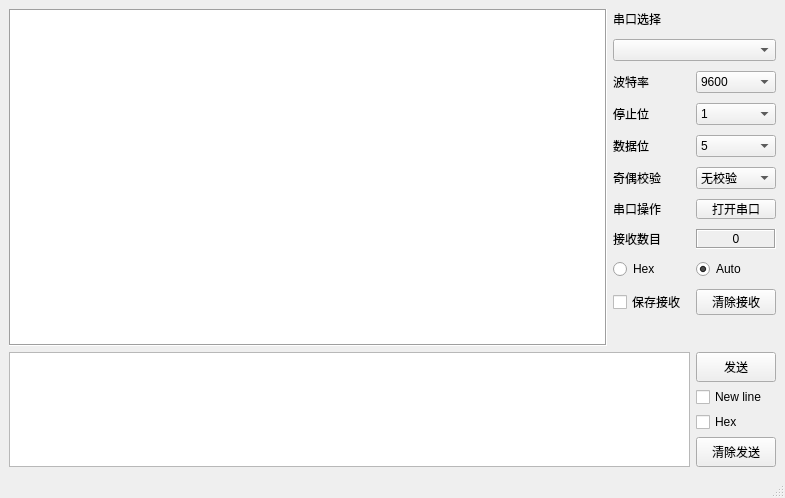
<?xml version="1.0" encoding="UTF-8"?>
<ui version="4.0">
 <class>MainWindow</class>
 <widget class="QMainWindow" name="MainWindow">
  <property name="geometry">
   <rect>
    <x>0</x>
    <y>0</y>
    <width>785</width>
    <height>498</height>
   </rect>
  </property>
  <property name="windowTitle">
   <string>串口调试助手</string>
  </property>
  <widget class="QWidget" name="centralwidget">
   <layout class="QVBoxLayout" name="verticalLayout_3">
    <item>
     <layout class="QVBoxLayout" name="verticalLayout">
      <item>
       <layout class="QGridLayout" name="gridLayout_2">
        <item row="0" column="1">
         <layout class="QGridLayout" name="gridLayout">
          <property name="sizeConstraint">
           <enum>QLayout::SetDefaultConstraint</enum>
          </property>
          <property name="topMargin">
           <number>0</number>
          </property>
          <property name="spacing">
           <number>10</number>
          </property>
          <item row="6" column="0">
           <widget class="QLabel" name="label_8">
            <property name="text">
             <string>串口操作</string>
            </property>
           </widget>
          </item>
          <item row="0" column="0">
           <widget class="QLabel" name="label">
            <property name="enabled">
             <bool>true</bool>
            </property>
            <property name="sizePolicy">
             <sizepolicy hsizetype="Fixed" vsizetype="Fixed">
              <horstretch>0</horstretch>
              <verstretch>0</verstretch>
             </sizepolicy>
            </property>
            <property name="minimumSize">
             <size>
              <width>0</width>
              <height>20</height>
             </size>
            </property>
            <property name="maximumSize">
             <size>
              <width>50</width>
              <height>20</height>
             </size>
            </property>
            <property name="midLineWidth">
             <number>0</number>
            </property>
            <property name="text">
             <string>串口选择</string>
            </property>
            <property name="alignment">
             <set>Qt::AlignLeading|Qt::AlignLeft|Qt::AlignVCenter</set>
            </property>
           </widget>
          </item>
          <item row="1" column="0" colspan="2">
           <widget class="MyComBox" name="com_comboBox">
            <property name="sizePolicy">
             <sizepolicy hsizetype="Fixed" vsizetype="Fixed">
              <horstretch>0</horstretch>
              <verstretch>0</verstretch>
             </sizepolicy>
            </property>
            <property name="minimumSize">
             <size>
              <width>80</width>
              <height>0</height>
             </size>
            </property>
            <property name="maximumSize">
             <size>
              <width>200</width>
              <height>16777215</height>
             </size>
            </property>
           </widget>
          </item>
          <item row="2" column="1">
           <widget class="QComboBox" name="baudrate_comboBox">
            <property name="sizePolicy">
             <sizepolicy hsizetype="Fixed" vsizetype="Fixed">
              <horstretch>0</horstretch>
              <verstretch>0</verstretch>
             </sizepolicy>
            </property>
            <property name="minimumSize">
             <size>
              <width>80</width>
              <height>0</height>
             </size>
            </property>
            <item>
             <property name="text">
              <string>9600</string>
             </property>
            </item>
            <item>
             <property name="text">
              <string>14400</string>
             </property>
            </item>
            <item>
             <property name="text">
              <string>19200</string>
             </property>
            </item>
            <item>
             <property name="text">
              <string>38400</string>
             </property>
            </item>
            <item>
             <property name="text">
              <string>57600</string>
             </property>
            </item>
            <item>
             <property name="text">
              <string>78600</string>
             </property>
            </item>
            <item>
             <property name="text">
              <string>115200</string>
             </property>
            </item>
           </widget>
          </item>
          <item row="5" column="0">
           <widget class="QLabel" name="label_6">
            <property name="text">
             <string>奇偶校验</string>
            </property>
           </widget>
          </item>
          <item row="2" column="0">
           <widget class="QLabel" name="label_2">
            <property name="sizePolicy">
             <sizepolicy hsizetype="Preferred" vsizetype="Preferred">
              <horstretch>0</horstretch>
              <verstretch>0</verstretch>
             </sizepolicy>
            </property>
            <property name="text">
             <string>波特率</string>
            </property>
           </widget>
          </item>
          <item row="3" column="0">
           <widget class="QLabel" name="label_3">
            <property name="text">
             <string>停止位</string>
            </property>
           </widget>
          </item>
          <item row="4" column="1">
           <widget class="QComboBox" name="data_comboBox">
            <property name="sizePolicy">
             <sizepolicy hsizetype="Fixed" vsizetype="Fixed">
              <horstretch>0</horstretch>
              <verstretch>0</verstretch>
             </sizepolicy>
            </property>
            <property name="minimumSize">
             <size>
              <width>80</width>
              <height>0</height>
             </size>
            </property>
            <property name="currentText">
             <string>5</string>
            </property>
            <item>
             <property name="text">
              <string>5</string>
             </property>
            </item>
            <item>
             <property name="text">
              <string>6</string>
             </property>
            </item>
            <item>
             <property name="text">
              <string>7</string>
             </property>
            </item>
            <item>
             <property name="text">
              <string>8</string>
             </property>
            </item>
           </widget>
          </item>
          <item row="6" column="1">
           <widget class="QPushButton" name="open_pushButton">
            <property name="sizePolicy">
             <sizepolicy hsizetype="Fixed" vsizetype="Fixed">
              <horstretch>0</horstretch>
              <verstretch>0</verstretch>
             </sizepolicy>
            </property>
            <property name="minimumSize">
             <size>
              <width>80</width>
              <height>0</height>
             </size>
            </property>
            <property name="maximumSize">
             <size>
              <width>70</width>
              <height>20</height>
             </size>
            </property>
            <property name="text">
             <string>打开串口</string>
            </property>
           </widget>
          </item>
          <item row="3" column="1">
           <widget class="QComboBox" name="stopbit_comboBox">
            <property name="sizePolicy">
             <sizepolicy hsizetype="Fixed" vsizetype="Fixed">
              <horstretch>0</horstretch>
              <verstretch>0</verstretch>
             </sizepolicy>
            </property>
            <property name="minimumSize">
             <size>
              <width>80</width>
              <height>0</height>
             </size>
            </property>
            <item>
             <property name="text">
              <string>1</string>
             </property>
            </item>
            <item>
             <property name="text">
              <string>1.5</string>
             </property>
            </item>
            <item>
             <property name="text">
              <string>2</string>
             </property>
            </item>
           </widget>
          </item>
          <item row="5" column="1">
           <widget class="QComboBox" name="parity_comboBox">
            <property name="sizePolicy">
             <sizepolicy hsizetype="Fixed" vsizetype="Fixed">
              <horstretch>0</horstretch>
              <verstretch>0</verstretch>
             </sizepolicy>
            </property>
            <property name="minimumSize">
             <size>
              <width>80</width>
              <height>0</height>
             </size>
            </property>
            <item>
             <property name="text">
              <string>无校验</string>
             </property>
            </item>
            <item>
             <property name="text">
              <string>奇校验</string>
             </property>
            </item>
            <item>
             <property name="text">
              <string>偶校验</string>
             </property>
            </item>
           </widget>
          </item>
          <item row="4" column="0">
           <widget class="QLabel" name="label_5">
            <property name="text">
             <string>数据位</string>
            </property>
           </widget>
          </item>
          <item row="7" column="0">
           <widget class="QLabel" name="label_9">
            <property name="text">
             <string>接收数目</string>
            </property>
           </widget>
          </item>
          <item row="7" column="1">
           <widget class="QLabel" name="label_10">
            <property name="sizePolicy">
             <sizepolicy hsizetype="Fixed" vsizetype="Fixed">
              <horstretch>0</horstretch>
              <verstretch>0</verstretch>
             </sizepolicy>
            </property>
            <property name="minimumSize">
             <size>
              <width>80</width>
              <height>20</height>
             </size>
            </property>
            <property name="autoFillBackground">
             <bool>false</bool>
            </property>
            <property name="frameShape">
             <enum>QFrame::Box</enum>
            </property>
            <property name="frameShadow">
             <enum>QFrame::Sunken</enum>
            </property>
            <property name="text">
             <string>0</string>
            </property>
            <property name="textFormat">
             <enum>Qt::AutoText</enum>
            </property>
            <property name="scaledContents">
             <bool>false</bool>
            </property>
            <property name="alignment">
             <set>Qt::AlignCenter</set>
            </property>
            <property name="textInteractionFlags">
             <set>Qt::NoTextInteraction</set>
            </property>
           </widget>
          </item>
          <item row="8" column="0">
           <widget class="QRadioButton" name="receive_hex_radioButton">
            <property name="acceptDrops">
             <bool>false</bool>
            </property>
            <property name="text">
             <string>Hex</string>
            </property>
            <property name="checked">
             <bool>false</bool>
            </property>
           </widget>
          </item>
          <item row="8" column="1">
           <widget class="QRadioButton" name="receive_auto_radioButton">
            <property name="text">
             <string>Auto</string>
            </property>
            <property name="checked">
             <bool>true</bool>
            </property>
           </widget>
          </item>
          <item row="9" column="0">
           <widget class="QCheckBox" name="save_checkBox">
            <property name="text">
             <string>保存接收</string>
            </property>
           </widget>
          </item>
          <item row="9" column="1">
           <widget class="QPushButton" name="receive_clear_pushButton">
            <property name="sizePolicy">
             <sizepolicy hsizetype="Fixed" vsizetype="Fixed">
              <horstretch>0</horstretch>
              <verstretch>0</verstretch>
             </sizepolicy>
            </property>
            <property name="minimumSize">
             <size>
              <width>80</width>
              <height>0</height>
             </size>
            </property>
            <property name="text">
             <string>清除接收</string>
            </property>
           </widget>
          </item>
         </layout>
        </item>
        <item row="1" column="1">
         <widget class="QLabel" name="label_4">
          <property name="sizePolicy">
           <sizepolicy hsizetype="Fixed" vsizetype="Expanding">
            <horstretch>0</horstretch>
            <verstretch>0</verstretch>
           </sizepolicy>
          </property>
          <property name="text">
           <string/>
          </property>
         </widget>
        </item>
        <item row="0" column="0" rowspan="2">
         <widget class="QTextBrowser" name="receive_textBrowser">
          <property name="sizePolicy">
           <sizepolicy hsizetype="Expanding" vsizetype="Expanding">
            <horstretch>0</horstretch>
            <verstretch>0</verstretch>
           </sizepolicy>
          </property>
          <property name="frameShape">
           <enum>QFrame::Box</enum>
          </property>
          <property name="frameShadow">
           <enum>QFrame::Sunken</enum>
          </property>
          <property name="html">
           <string>&lt;!DOCTYPE HTML PUBLIC &quot;-//W3C//DTD HTML 4.0//EN&quot; &quot;http://www.w3.org/TR/REC-html40/strict.dtd&quot;&gt;
&lt;html&gt;&lt;head&gt;&lt;meta name=&quot;qrichtext&quot; content=&quot;1&quot; /&gt;&lt;style type=&quot;text/css&quot;&gt;
p, li { white-space: pre-wrap; }
&lt;/style&gt;&lt;/head&gt;&lt;body style=&quot; font-family:'SimSun'; font-size:9pt; font-weight:400; font-style:normal;&quot;&gt;
&lt;p style=&quot;-qt-paragraph-type:empty; margin-top:0px; margin-bottom:0px; margin-left:0px; margin-right:0px; -qt-block-indent:0; text-indent:0px;&quot;&gt;&lt;br /&gt;&lt;/p&gt;&lt;/body&gt;&lt;/html&gt;</string>
          </property>
          <property name="cursorWidth">
           <number>1</number>
          </property>
         </widget>
        </item>
       </layout>
      </item>
      <item>
       <layout class="QHBoxLayout" name="horizontalLayout">
        <item>
         <widget class="QTextEdit" name="send_textEdit">
          <property name="sizePolicy">
           <sizepolicy hsizetype="Expanding" vsizetype="Minimum">
            <horstretch>0</horstretch>
            <verstretch>0</verstretch>
           </sizepolicy>
          </property>
          <property name="minimumSize">
           <size>
            <width>0</width>
            <height>60</height>
           </size>
          </property>
          <property name="maximumSize">
           <size>
            <width>16777215</width>
            <height>16777215</height>
           </size>
          </property>
         </widget>
        </item>
        <item>
         <layout class="QVBoxLayout" name="verticalLayout_2">
          <property name="spacing">
           <number>5</number>
          </property>
          <property name="sizeConstraint">
           <enum>QLayout::SetFixedSize</enum>
          </property>
          <property name="leftMargin">
           <number>0</number>
          </property>
          <property name="topMargin">
           <number>0</number>
          </property>
          <item>
           <widget class="QPushButton" name="send_pushButton">
            <property name="sizePolicy">
             <sizepolicy hsizetype="Minimum" vsizetype="Fixed">
              <horstretch>0</horstretch>
              <verstretch>0</verstretch>
             </sizepolicy>
            </property>
            <property name="minimumSize">
             <size>
              <width>0</width>
              <height>30</height>
             </size>
            </property>
            <property name="text">
             <string>发送</string>
            </property>
           </widget>
          </item>
          <item>
           <widget class="QCheckBox" name="send_new_line_checkBox">
            <property name="text">
             <string>New line</string>
            </property>
           </widget>
          </item>
          <item>
           <widget class="QCheckBox" name="send_hex_checkBox">
            <property name="tabletTracking">
             <bool>false</bool>
            </property>
            <property name="acceptDrops">
             <bool>false</bool>
            </property>
            <property name="autoFillBackground">
             <bool>false</bool>
            </property>
            <property name="text">
             <string>Hex</string>
            </property>
            <property name="checked">
             <bool>false</bool>
            </property>
            <property name="autoRepeat">
             <bool>false</bool>
            </property>
            <property name="tristate">
             <bool>false</bool>
            </property>
           </widget>
          </item>
          <item>
           <widget class="QPushButton" name="send_clear_pushButton">
            <property name="sizePolicy">
             <sizepolicy hsizetype="Minimum" vsizetype="Fixed">
              <horstretch>0</horstretch>
              <verstretch>0</verstretch>
             </sizepolicy>
            </property>
            <property name="minimumSize">
             <size>
              <width>0</width>
              <height>30</height>
             </size>
            </property>
            <property name="text">
             <string>清除发送</string>
            </property>
           </widget>
          </item>
         </layout>
        </item>
       </layout>
      </item>
     </layout>
    </item>
   </layout>
  </widget>
  <widget class="QStatusBar" name="statusbar"/>
  <action name="actionhello1">
   <property name="text">
    <string>hello1</string>
   </property>
  </action>
  <action name="actionhello2">
   <property name="text">
    <string>hello2</string>
   </property>
  </action>
 </widget>
 <customwidgets>
  <customwidget>
   <class>MyComBox</class>
   <extends>QComboBox</extends>
   <header>mycombox.h</header>
  </customwidget>
 </customwidgets>
 <resources/>
 <connections/>
</ui>
